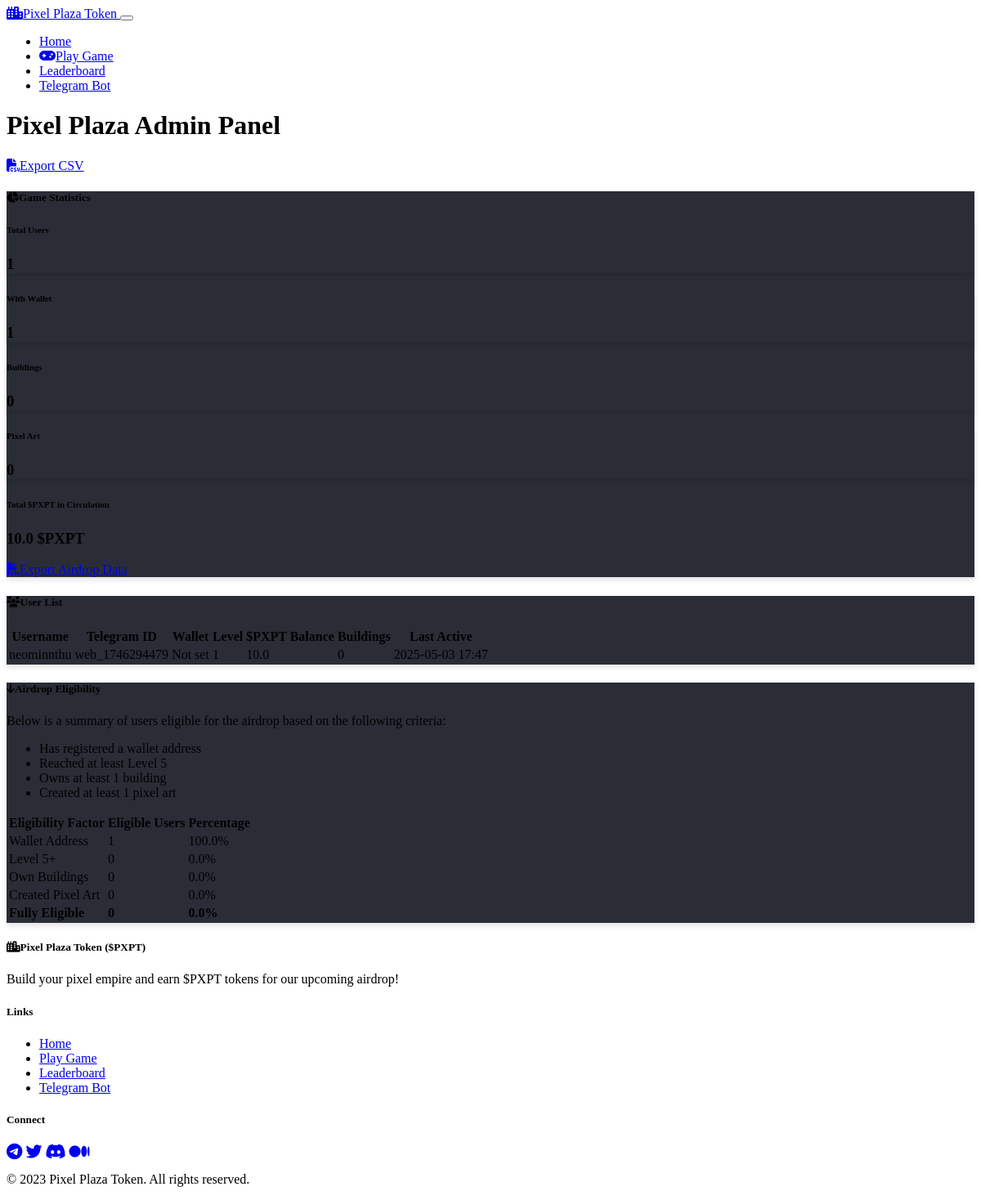
The page /admin (signed in) on the database its author committed.
### models.py (models this page shows, shortened)
class User(db.Model):
    id = db.Column(db.Integer, primary_key=True)
    username = db.Column(db.String(64), nullable=False)
    telegram_id = db.Column(db.String(20), unique=True, nullable=False)
    wallet_address = db.Column(db.String(42), nullable=True)
    registration_date = db.Column(db.DateTime, default=datetime.utcnow)
    game_state = db.relationship('GameState', backref='user', lazy=True, uselist=False)
    transactions = db.relationship('Transaction', backref='user', lazy=True)

class GameState(db.Model):
    id = db.Column(db.Integer, primary_key=True)
    user_id = db.Column(db.Integer, db.ForeignKey('user.id'), nullable=False)
    token_balance = db.Column(db.Float, default=0.0)
    pixel_art_created = db.Column(db.Integer, default=0)
    buildings_owned = db.Column(db.Integer, default=0)
    daily_streak = db.Column(db.Integer, default=0)
    last_daily_claim = db.Column(db.DateTime, nullable=True)
    pixels = db.Column(db.Integer, default=100)
    energy = db.Column(db.Integer, default=100)
    level = db.Column(db.Integer, default=1)
    experience = db.Column(db.Integer, default=0)
    created_at = db.Column(db.DateTime, default=datetime.utcnow)
    last_active = db.Column(db.DateTime, default=datetime.utcnow)

### app.py (the view, shortened to what this page needs)
@app.route('/admin', methods=['GET', 'POST'])
def admin():
    if not session.get('admin'):
        return render_template('admin.html', authenticated=False)
    users = db.session.query(
        User, GameState
    ).join(
        GameState, User.id == GameState.user_id
    ).order_by(
        GameState.token_balance.desc()
    ).all()
    return render_template('admin.html', authenticated=True, users=users)

### templates/admin.html (shortened to what this page needs)
{% extends 'base.html' %}
{% block content %}
<div class="row">
    <div class="col-md-8">
        <h1>Pixel Plaza Admin Panel</h1>
    </div>
    <div class="col-md-4 d-flex justify-content-end align-items-center">
        {% if authenticated %}
        <a href="{{ url_for('export_csv') }}" class="btn btn-success">
            <i class="fas fa-file-csv me-2"></i>Export CSV
        </a>
        {% endif %}
    </div>
</div>
{% if not authenticated %}
<div class="row mt-5">
    <div class="col-md-6 mx-auto">
        <div class="card border-0">
            <div class="card-header bg-dark">
                <h5 class="mb-0">Admin Authentication</h5>
            </div>
            <div class="card-body">
                <form method="post">
                    <div class="mb-3">
                        <label for="password" class="form-label">Admin Password</label>
                        <input type="password" class="form-control" id="password" name="password" required>
                    </div>
                    <button type="submit" class="btn btn-primary">Login</button>
                </form>
            </div>
        </div>
    </div>
</div>
{% else %}
<div class="row mt-4">
    <div class="col-md-4 mb-4">
        <div class="card border-0 h-100">
            <div class="card-header bg-dark">
                <h5 class="mb-0"><i class="fas fa-chart-pie me-2"></i>Game Statistics</h5>
            </div>
            <div class="card-body">
                <div class="row g-3">
                    <div class="col-6">
                        <div class="card bg-dark text-center p-3">
                            <h6>Total Users</h6>
                            <h3>{{ users|length }}</h3>
                        </div>
                    </div>
                    <div class="col-6">
                        <div class="card bg-dark text-center p-3">
                            <h6>With Wallet</h6>
                            <h3>{{ users|selectattr('0.wallet_address', 'defined')|list|length }}</h3>
                        </div>
                    </div>
                    <div class="col-6">
                        <div class="card bg-dark text-center p-3">
                            <h6>Buildings</h6>
                            <h3>{{ users|sum(attribute='1.buildings_owned') }}</h3>
                        </div>
                    </div>
                    <div class="col-6">
                        <div class="card bg-dark text-center p-3">
                            <h6>Pixel Art</h6>
                            <h3>{{ users|sum(attribute='1.pixel_art_created') }}</h3>
                        </div>
                    </div>
                </div>
                <div class="mt-4">
                    <h6>Total $PXPT in Circulation</h6>
                    <h3 class="text-warning">{{ users|sum(attribute='1.token_balance')|round(2) }} $PXPT</h3>
                </div>
                <div class="d-grid gap-2 mt-4">
                    <a href="{{ url_for('export_csv') }}" class="btn btn-primary">
                        <i class="fas fa-file-csv me-2"></i>Export Airdrop Data
                    </a>
                </div>
            </div>
        </div>
    </div>
    <div class="col-md-8 mb-4">
        <div class="card border-0">
            <div class="card-header bg-dark">
                <h5 class="mb-0"><i class="fas fa-users me-2"></i>User List</h5>
            </div>
            <div class="card-body p-0">
                <div class="table-responsive">
                    <table class="table table-hover mb-0">
                        <thead>
                            <tr>
                                <th>Username</th>
                                <th>Telegram ID</th>
                                <th>Wallet</th>
                                <th>Level</th>
                                <th>$PXPT Balance</th>
                                <th>Buildings</th>
                                <th>Last Active</th>
                            </tr>
                        </thead>
                        <tbody>
                            {% for user, game_state in users %}
                                <tr>
                                    <td>{{ user.username }}</td>
                                    <td>{{ user.telegram_id }}</td>
                                    <td>
                                        {% if user.wallet_address %}
                                            <span class="text-success">{{ user.wallet_address[:6] }}...{{ user.wallet_address[-4:] }}</span>
                                        {% else %}
                                            <span class="text-danger">Not set</span>
                                        {% endif %}
                                    </td>
                                    <td>{{ game_state.level }}</td>
                                    <td>{{ game_state.token_balance|round(2) }}</td>
                                    <td>{{ game_state.buildings_owned }}</td>
                                    <td>{{ game_state.last_active.strftime('%Y-%m-%d %H:%M') if game_state.last_active else 'Never' }}</td>
                                </tr>
                            {% endfor %}
                        </tbody>
                    </table>
                </div>
            </div>
        </div>
    </div>
</div>
<div class="row">
    <div class="col-12 mb-4">
        <div class="card border-0">
            <div class="card-header bg-dark">
                <h5 class="mb-0"><i class="fas fa-arrow-down me-2"></i>Airdrop Eligibility</h5>
            </div>
            <div class="card-body">
                <p>Below is a summary of users eligible for the airdrop based on the following criteria:</p>
                <ul>
                    <li>Has registered a wallet address</li>
                    <li>Reached at least Level 5</li>
                    <li>Owns at least 1 building</li>
                    <li>Created at least 1 pixel art</li>
                </ul>
                <div class="table-responsive mt-4">
                    <table class="table table-hover">
                        <thead>
                            <tr>
                                <th>Eligibility Factor</th>
                                <th>Eligible Users</th>
                                <th>Percentage</th>
                            </tr>
                        </thead>
                        <tbody>
                            <tr>
                                <td>Wallet Address</td>
                                <td>{{ users|selectattr('0.wallet_address', 'defined')|list|length }}</td>
                                <td>{{ ((users|selectattr('0.wallet_address', 'defined')|list|length / users|length) * 100)|round }}%</td>
                            </tr>
                            <tr>
                                <td>Level 5+</td>
                                <td>{{ users|selectattr('1.level', 'ge', 5)|list|length }}</td>
                                <td>{{ ((users|selectattr('1.level', 'ge', 5)|list|length / users|length) * 100)|round }}%</td>
                            </tr>
                            <tr>
                                <td>Own Buildings</td>
                                <td>{{ users|selectattr('1.buildings_owned', 'ge', 1)|list|length }}</td>
                                <td>{{ ((users|selectattr('1.buildings_owned', 'ge', 1)|list|length / users|length) * 100)|round }}%</td>
                            </tr>
                            <tr>
                                <td>Created Pixel Art</td>
                                <td>{{ users|selectattr('1.pixel_art_created', 'ge', 1)|list|length }}</td>
                                <td>{{ ((users|selectattr('1.pixel_art_created', 'ge', 1)|list|length / users|length) * 100)|round }}%</td>
                            </tr>
                            <tr class="table-primary">
                                <td><strong>Fully Eligible</strong></td>
                                <td>
                                    {% set eligible_count = users|selectattr('0.wallet_address', 'defined')|selectattr('1.level', 'ge', 5)|selectattr('1.buildings_owned', 'ge', 1)|selectattr('1.pixel_art_created', 'ge', 1)|list|length %}
                                    <strong>{{ eligible_count }}</strong>
                                </td>
                                <td><strong>{{ ((eligible_count / users|length) * 100)|round }}%</strong></td>
                            </tr>
                        </tbody>
                    </table>
                </div>
            </div>
        </div>
    </div>
</div>
{% endif %}
{% endblock %}

### static/css/custom.css (style rules this page uses)
.card { background-color: #2a2d36; box-shadow: 0 4px 6px rgba(0, 0, 0, 0.1); transition: box-shadow 0.3s ease; }

### rows shown on the page
User: username "neominnthu", telegram_id "web_1746294479", shows "Not set", level "1", token_balance "10.0", buildings_owned "0", last_active "2025-05-03 17:47"

### other values the page prints
{{ users|length }} "1"
{{ users|selectattr('0.wallet_address', 'defined')|list|length }} "1"
{{ users|sum(attribute='1.buildings_owned') }} "0"
{{ users|sum(attribute='1.pixel_art_created') }} "0"
{{ users|sum(attribute='1.token_balance')|round(2) }} "10.0"
{{ users|selectattr('1.level', 'ge', 5)|list|length }} "0"
{{ users|selectattr('1.buildings_owned', 'ge', 1)|list|length }} "0"
{{ users|selectattr('1.pixel_art_created', 'ge', 1)|list|length }} "0"
{{ eligible_count }} "0"
{{ ((eligible_count / users|length) * 100)|round }} "0.0"
